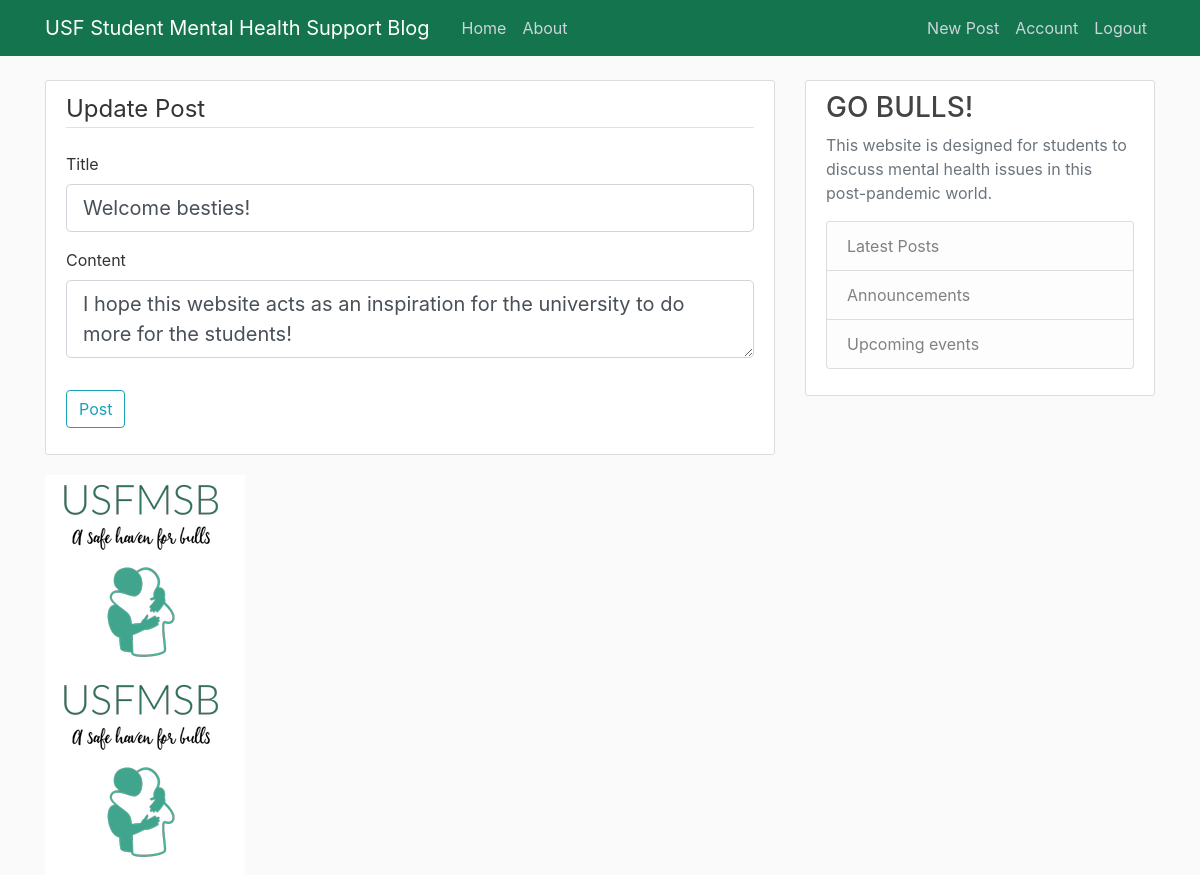
Screenshot of /post/1/update (signed in) with the database file from the repository.
### flaskblog/models.py (models this page shows, shortened)
class Post(db.Model):
    id = db.Column(db.Integer, primary_key=True)
    title = db.Column(db.String(100), nullable=False)
    date_posted = db.Column(db.DateTime, nullable=False, default=datetime.utcnow)
    content = db.Column(db.Text, nullable=False)
    user_id = db.Column(db.Integer, db.ForeignKey('user.id'), nullable=False)

### flaskblog/routes.py (the view)
@app.route("/post/<int:post_id>/update", methods=['GET', 'POST'])
@login_required
def update_post(post_id):
    post = Post.query.get_or_404(post_id)
    if post.author != current_user:
        abort(403)
    form = PostForm()
    if form.validate_on_submit():
        post.title = form.title.data
        post.content = form.content.data
        db.session.commit()
        flash('Your post has been updated!', 'success')
        return redirect(url_for('post', post_id=post.id))
    elif request.method == 'GET':
        form.title.data = post.title
        form.content.data = post.content
    return render_template('create_post.html', title='Update Post',
                           form=form, legend='Update Post')

### flaskblog/forms.py
class PostForm(FlaskForm):
    title = StringField('Title', validators=[DataRequired()])
    content = TextAreaField('Content', validators=[DataRequired()])
    submit = SubmitField('Post')

### flaskblog/models.py (called while the page is built)
@login_manager.user_loader
def load_user(user_id):
    return User.query.get(int(user_id))

### flaskblog/templates/create_post.html (shortened to what this page needs)
{% extends "layout.html" %}
{% block content %}
<div class="content-section">
    <form method="POST" action="">
        <fieldset class="form-group">
            <legend class="border-bottom mb-4">{{ legend }}</legend>
            <div class="form-group">
                {{ form.title.label(class="form-control-label") }}
                {% if form.title.errors %}
                    {{ form.title(class="form-control form-control-lg is-invalid") }}
                    <div class="invalid-feedback">
                        {% for error in form.title.errors %}
                            <span>{{ error }}</span>
                        {% endfor %}
                    </div>
                {% else %}
                    {{ form.title(class="form-control form-control-lg") }}
                {% endif %}
            </div>
            <div class="form-group">
                {{ form.content.label(class="form-control-label") }}
                {% if form.content.errors %}
                    {{ form.content(class="form-control form-control-lg is-invalid") }}
                    <div class="invalid-feedback">
                        {% for error in form.content.errors %}
                            <span>{{ error }}</span>
                        {% endfor %}
                    </div>
                {% else %}
                    {{ form.content(class="form-control form-control-lg") }}
                {% endif %}
            </div>
        </fieldset>
        <div class="form-group">
            {{ form.submit(class="btn btn-outline-info") }}
        </div>
    </form>
</div>
{% endblock content %}

### flaskblog/static/main.css (style rules this page uses)
body { background: #fafafa; color: #333333; margin-top: 5rem; }
.content-section { background: #ffffff; padding: 10px 20px; border: 1px solid #dddddd; border-radius: 3px; margin-bottom: 20px; }

### rows the page displays
Post: title "Welcome besties!", content "I hope this website acts as an inspiration for the university to do more for the students!"

### other values shown
{{ legend }} "Update Post"
